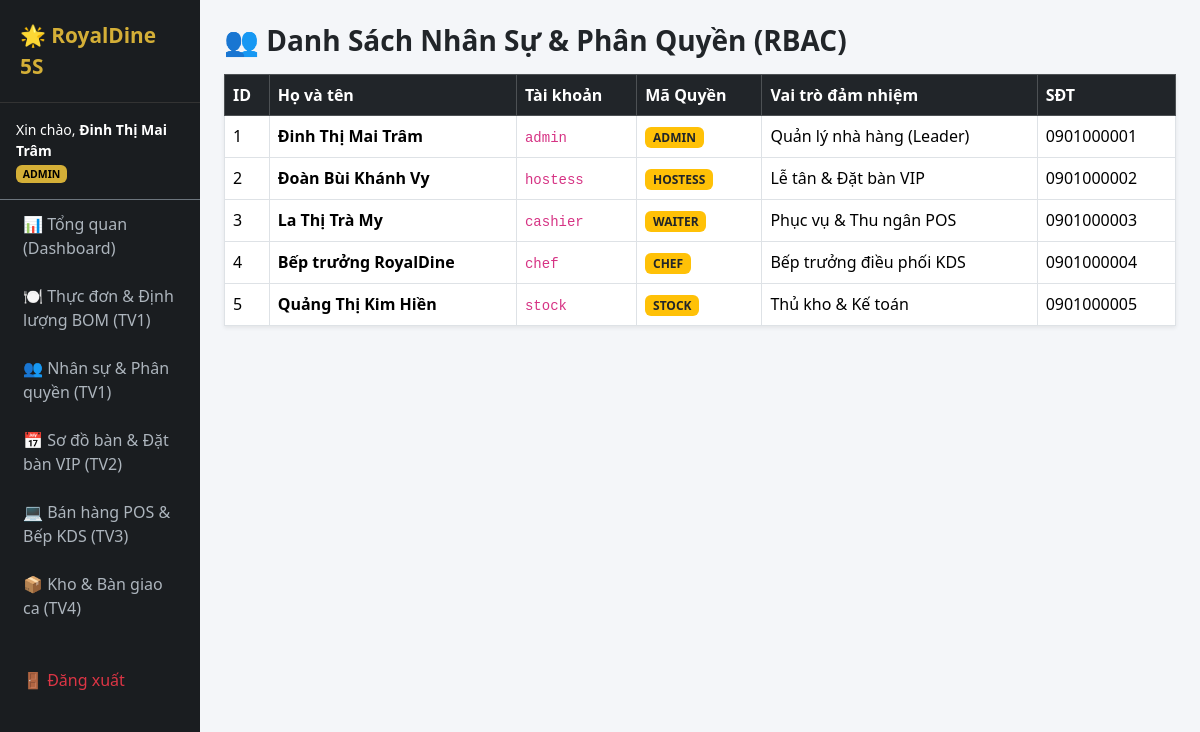
The app's page /index.php?c=menu&a=users (signed in) with its own data.
### tables this page shows
CREATE TABLE users (
    id INT AUTO_INCREMENT PRIMARY KEY,
    role_id INT NOT NULL,
    full_name VARCHAR(100) NOT NULL,
    username VARCHAR(50) NOT NULL UNIQUE,
    password_hash VARCHAR(255) NOT NULL,
    phone VARCHAR(20),
    is_active TINYINT(1) DEFAULT 1,
    created_at DATETIME DEFAULT CURRENT_TIMESTAMP,
    FOREIGN KEY (role_id) REFERENCES roles(id)
);

CREATE TABLE roles (
    id INT AUTO_INCREMENT PRIMARY KEY,
    role_code VARCHAR(30) NOT NULL UNIQUE,
    role_name VARCHAR(100) NOT NULL
);

### controllers/MenuController.php (called while the page is built, shortened)
<?php
class MenuController extends Controller {
    public function users() {
        $users = $this->db->query("SELECT u.*, r.role_code, r.role_name FROM users u JOIN roles r ON u.role_id = r.id")->fetchAll();
        $this->render('menu/users', compact('users'));
    }
}

### index.php (called while the page is built, shortened)
<?php
require_once __DIR__ . '/config/Database.php';
require_once __DIR__ . '/core/Controller.php';
$actionName     = isset($_GET['a']) ? $_GET['a'] : 'index';
$controller = new $controllerName();
$controller->$actionName();

### config/Database.php (called while the page is built, shortened)
<?php
class Database {
    private static $instance = null;
    private $host = 'localhost';
    private $db_name = 'royaldine_5s';
    private $username = 'root';
    private $password = '';
    private function __construct() {
        try {
            $dsn = "mysql:host={$this->host};dbname={$this->db_name};charset=utf8mb4";
            $this->conn = new PDO($dsn, $this->username, $this->password, [
                PDO::ATTR_ERRMODE => PDO::ERRMODE_EXCEPTION,
                PDO::ATTR_DEFAULT_FETCH_MODE => PDO::FETCH_ASSOC,
                PDO::ATTR_EMULATE_PREPARES => false
            ]);
        } catch (PDOException $e) {
            die("Lỗi kết nối CSDL RoyalDine 5S: " . $e->getMessage());
        }
    }
    public static function getConnection() {
        if (self::$instance === null) {
            self::$instance = new Database();
        }
        return self::$instance->conn;
    }
}

### views/menu/users.php (the view)
<h3 class="fw-bold mb-3">👥 Danh Sách Nhân Sự & Phân Quyền (RBAC)</h3>
<table class="table table-bordered bg-white shadow-sm">
    <thead class="table-dark"><tr><th>ID</th><th>Họ và tên</th><th>Tài khoản</th><th>Mã Quyền</th><th>Vai trò đảm nhiệm</th><th>SĐT</th></tr></thead>
    <tbody>
        <?php foreach($users as $u): ?>
        <tr>
            <td><?= $u['id'] ?></td>
            <td class="fw-bold"><?= $u['full_name'] ?></td>
            <td><code><?= $u['username'] ?></code></td>
            <td><span class="badge bg-warning text-dark"><?= $u['role_code'] ?></span></td>
            <td><?= $u['role_name'] ?></td>
            <td><?= $u['phone'] ?></td>
        </tr>
        <?php endforeach; ?>
    </tbody>
</table>

### core/Controller.php (shortened to what this page needs)
<?php
class Controller {
    public function __construct() {
        $this->db = Database::getConnection();
    }
    protected function render($viewPath, $data = [], $useLayout = true) {
        extract($data);
        $viewFile = __DIR__ . "/../views/{$viewPath}.php";
        if ($useLayout) {
            require_once __DIR__ . "/../views/layouts/header.php";
            require_once $viewFile;
            require_once __DIR__ . "/../views/layouts/footer.php";
        } else {
            require_once $viewFile;
        }
    }
}

### views/layouts/header.php (shortened to what this page needs)
<!DOCTYPE html>
<html lang="vi">
<head>
    <link href="https://cdn.jsdelivr.net/npm/bootstrap@5.3.2/dist/css/bootstrap.min.css" rel="stylesheet">
</head>
<body>
<div class="container-fluid">
    <div class="row">
        <div class="col-md-2 p-0 sidebar">
            <div class="brand">🌟 RoyalDine 5S</div>
            <div class="p-3 border-bottom border-secondary small">
                Xin chào, <b><?= $_SESSION['user']['full_name'] ?? 'Khách' ?></b><br>
                <span class="badge badge-gold mt-1"><?= $_SESSION['user']['role_code'] ?? '' ?></span>
            </div>
            <a href="index.php?c=menu&a=dashboard">📊 Tổng quan (Dashboard)</a>
            <a href="index.php?c=menu&a=index">🍽️ Thực đơn & Định lượng BOM (TV1)</a>
            <a href="index.php?c=menu&a=users">👥 Nhân sự & Phân quyền (TV1)</a>
            <a href="index.php?c=booking&a=index">📅 Sơ đồ bàn & Đặt bàn VIP (TV2)</a>
            <a href="index.php?c=pos&a=index">💻 Bán hàng POS & Bếp KDS (TV3)</a>
            <a href="index.php?c=stock&a=index">📦 Kho & Bàn giao ca (TV4)</a>
            <a href="index.php?c=auth&a=logout" class="text-danger mt-4">🚪 Đăng xuất</a>
        </div>
        <div class="col-md-10 p-4">

### views/layouts/footer.php
        </div>
    </div>
</div>
</body>
</html>

### views/layouts/header.php (style rules this page uses)
body { background-color: #f4f6f9; font-family: 'Segoe UI', sans-serif; }
.sidebar { min-height: 100vh; background: #1a1d20; color: #fff; }
.sidebar .brand { color: #d4af37; font-weight: bold; font-size: 1.3rem; padding: 20px; border-bottom: 1px solid #333; }
.sidebar a { color: #adb5bd; text-decoration: none; display: block; padding: 12px 20px; border-left: 3px solid transparent; }
.badge-gold { background-color: #d4af37; color: #000; }

### records on screen
users: id "1", full_name "Đinh Thị Mai Trâm", username "admin", role.role_code "ADMIN", role.role_name "Quản lý nhà hàng (Leader)", phone "0901000001"
users: id "2", full_name "Đoàn Bùi Khánh Vy", username "hostess", role.role_code "HOSTESS", role.role_name "Lễ tân & Đặt bàn VIP", phone "0901000002"
users: id "3", full_name "La Thị Trà My", username "cashier", role.role_code "WAITER", role.role_name "Phục vụ & Thu ngân POS", phone "0901000003"
users: id "4", full_name "Bếp trưởng RoyalDine", username "chef", role.role_code "CHEF", role.role_name "Bếp trưởng điều phối KDS", phone "0901000004"
users: id "5", full_name "Quảng Thị Kim Hiền", username "stock", role.role_code "STOCK", role.role_name "Thủ kho & Kế toán", phone "0901000005"

### other values on screen
$_SESSION['user']['full_name'] "Đinh Thị Mai Trâm"
$_SESSION['user']['role_code'] "ADMIN"
